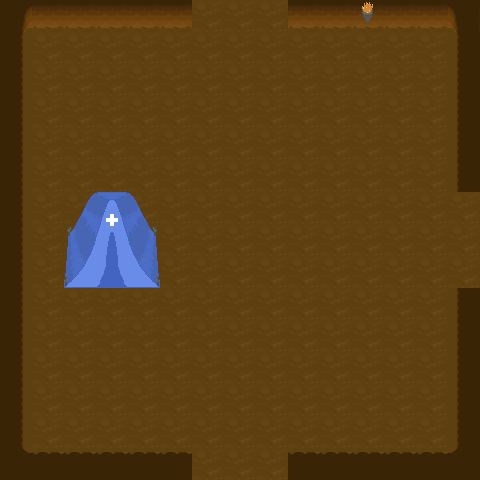

Below is a game level as drawn by its tile map, then a one-line description and the .tmx file that defines it, in full:
An orthogonal 15x15 tile map with 32x32 px tiles, 2 tile layers (Floor, Walls) and 3 objects.

<map version="1.0" orientation="orthogonal" renderorder="right-down" width="15" height="15" tilewidth="32" tileheight="32" nextobjectid="11">
 <tileset firstgid="1" name="Tiles" tilewidth="32" tileheight="32" tilecount="512" columns="32">
  <image source="../../Textures/Tiles.png" width="1024" height="512" />
 </tileset>
 <layer name="Floor" width="15" height="15">
  <data encoding="csv">
38,38,38,38,38,38,38,38,38,38,38,194,38,38,38,
38,38,38,38,38,38,38,38,38,38,38,38,38,38,38,
38,38,38,38,38,38,38,38,38,38,38,38,38,38,38,
38,38,38,38,38,38,38,38,38,38,38,38,38,38,38,
38,38,38,38,38,38,38,38,38,38,38,38,38,38,38,
38,38,38,38,38,38,38,38,38,38,38,38,38,38,38,
38,38,38,38,38,38,38,38,38,38,38,38,38,38,38,
38,38,38,38,38,38,38,38,38,38,38,38,38,38,38,
38,38,38,38,38,38,38,38,38,38,38,38,38,38,38,
38,38,38,38,38,38,38,38,38,38,38,38,38,38,38,
38,38,38,38,38,38,38,38,38,38,38,38,38,38,38,
38,38,38,38,38,38,38,38,38,38,38,38,38,38,38,
38,38,38,38,38,38,38,38,38,38,38,38,38,38,38,
38,38,38,38,38,38,38,38,38,38,38,38,38,38,38,
38,38,38,38,38,38,38,38,38,38,38,38,38,38,38
</data>
 </layer>
 <layer name="Walls" width="15" height="15">
  <data encoding="csv">
39,135,135,135,135,135,0,0,0,135,135,194,135,135,40,
104,0,0,0,0,0,0,0,0,0,0,0,0,0,102,
104,0,0,0,0,0,0,0,0,0,0,0,0,0,102,
104,0,0,0,0,0,0,0,0,0,0,0,0,0,102,
104,0,0,0,0,0,0,0,0,0,0,0,0,0,102,
104,0,0,0,0,0,0,0,0,0,0,0,0,0,102,
104,0,166,167,168,0,0,0,0,0,0,0,0,0,0,
104,0,198,199,200,0,0,0,0,0,0,0,0,0,0,
104,0,230,231,232,0,0,0,0,0,0,0,0,0,0,
104,0,0,0,0,0,0,0,0,0,0,0,0,0,102,
104,0,0,0,0,0,0,0,0,0,0,0,0,0,102,
104,0,0,0,0,0,0,0,0,0,0,0,0,0,102,
104,0,0,0,0,0,0,0,0,0,0,0,0,0,102,
104,0,0,0,0,0,0,0,0,0,0,0,0,0,102,
8,71,71,71,71,71,0,0,0,71,71,71,71,71,7
</data>
 </layer>
 <objectgroup name="Objectives" />
 <objectgroup name="Lights">
  <object id="4" x="357.003" y="41.2718" width="26" height="23">
   <properties>
    <property name="blue" value="1" />
    <property name="brightness" value="1" />
    <property name="green" value="1" />
    <property name="red" value="1" />
   </properties>
  </object>
 </objectgroup>
 <objectgroup name="Entities">
  <object id="5" x="358.615" y="291.052" width="80.4829" height="83.3573">
   <properties>
    <property name="message" value="Hello, $player! This was generated in Tiled.\Here's another message from this NPC.\And yet another." />
    <property name="name" value="npc" />
   </properties>
  </object>
  <object id="10" x="137.759" y="56.3213" width="32" height="32">
   <properties>
    <property name="count" value="1" />
    <property name="name" value="chest" />
    <property name="type" value="Sword" />
   </properties>
  </object>
 </objectgroup>
</map>
